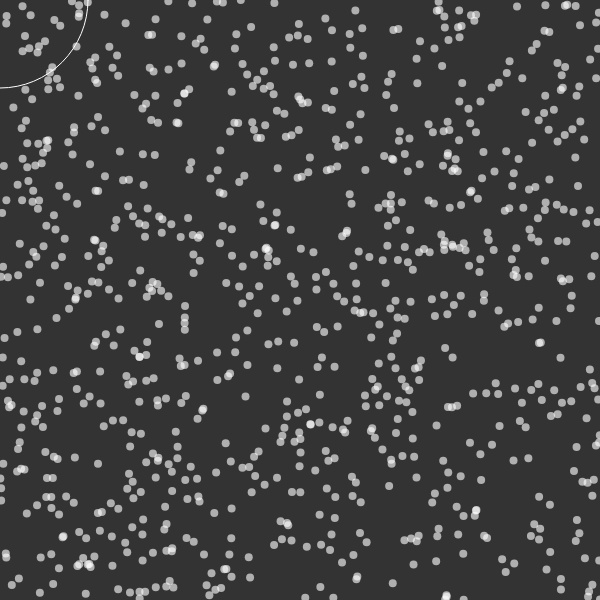
Frame 1 (no input)
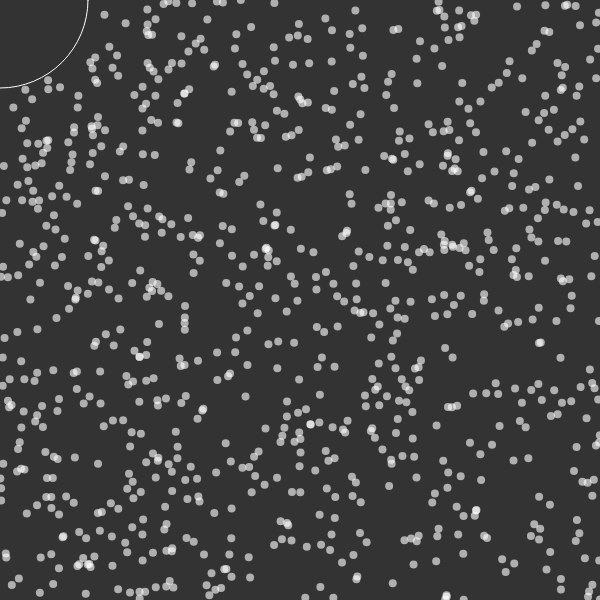
Frame 60 (no input)
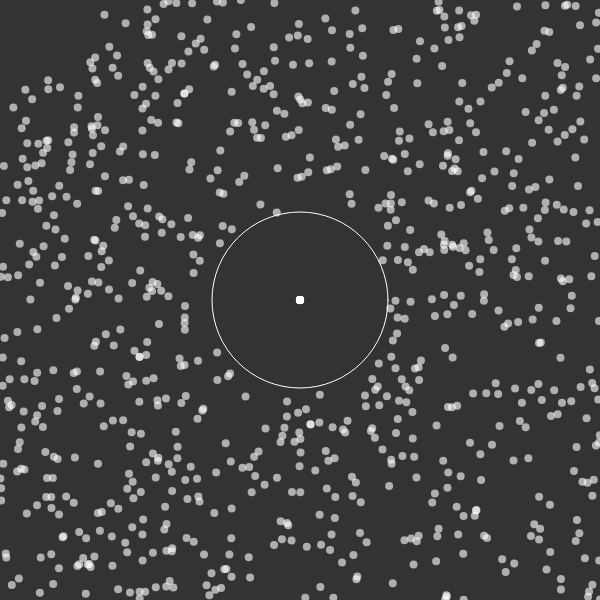
Frame 120 (the mouse pressed at the canvas centre since frame 60)

The p5.js sketch that drew these frames (run headless with seeded random() and noise() and a simulated clock; from frame 60 on, the mouse is pressed at the canvas centre):

// p5.js sketch
// ── sketch.js
const SPEED = 0.1;
const REPULSION = 90;
const COUNT = 900;
const particles = [];

let dir = SPEED;

class Particle {
  constructor(x, y) {
    this.pos = createVector(x, y);
    this.vel = createVector(0, 0);
  }
  
  update() {
    
    // Compute distance
    let d = dist(
      mouseX,
      mouseY,
      this.pos.x,
      this.pos.y
    );
    
    if (mouseIsPressed) {
      dir = -SPEED / random(1, 4);
    } else {
      dir = SPEED;
    }
    
    // Repulse
    if (d < REPULSION) {
      this.vel.x -= dir * (mouseX - this.pos.x);
      this.vel.y -= dir * (mouseY - this.pos.y); 
    }
    
    // bounce on edges
    if (this.pos.x > width || this.pos.x < 0)
      this.vel.x = -this.vel.x;
    
    if (this.pos.y > width || this.pos.y < 0)
      this.vel.y = -this.vel.y;
    
    // Apply velocity
    this.pos.add(this.vel);
    
    // Friction
    this.vel.mult(0.8);
  }
  
  draw() {
    circle(this.pos.x, this.pos.y, 8);
  }
}

function setup() {
  createCanvas(600, 600);

  for (let i = 0; i < COUNT; i++) {
    particles.push(
      new Particle(
        random(0, width),
        random(0, height)
      )
    );
  }
}

function draw() {
  background(51);
  
  noStroke();
  fill(255, 155);
  
  particles.forEach(particle => {
    particle.update();
    particle.draw();
  });
  
  noFill();
  stroke(255);
  
  circle(mouseX, mouseY, REPULSION*2 - 4)
}
